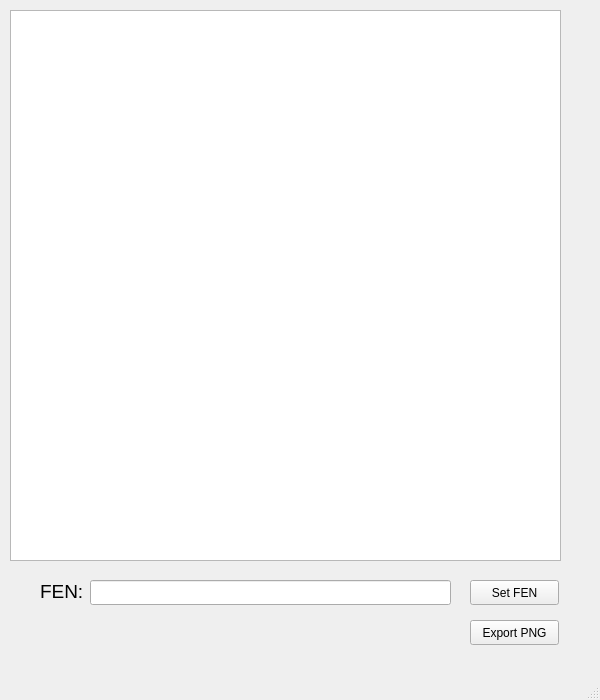
<?xml version="1.0" encoding="UTF-8"?>
<ui version="4.0">
 <class>MainWindow</class>
 <widget class="QMainWindow" name="MainWindow">
  <property name="geometry">
   <rect>
    <x>0</x>
    <y>0</y>
    <width>600</width>
    <height>700</height>
   </rect>
  </property>
  <property name="minimumSize">
   <size>
    <width>600</width>
    <height>700</height>
   </size>
  </property>
  <property name="maximumSize">
   <size>
    <width>600</width>
    <height>700</height>
   </size>
  </property>
  <property name="windowTitle">
   <string>MainWindow</string>
  </property>
  <widget class="QWidget" name="centralwidget">
   <widget class="QLabel" name="label">
    <property name="geometry">
     <rect>
      <x>40</x>
      <y>581</y>
      <width>51</width>
      <height>20</height>
     </rect>
    </property>
    <property name="font">
     <font>
      <pointsize>14</pointsize>
     </font>
    </property>
    <property name="text">
     <string>FEN:</string>
    </property>
   </widget>
   <widget class="QLineEdit" name="lineEdit">
    <property name="geometry">
     <rect>
      <x>90</x>
      <y>580</y>
      <width>361</width>
      <height>25</height>
     </rect>
    </property>
   </widget>
   <widget class="QPushButton" name="pushButton">
    <property name="geometry">
     <rect>
      <x>470</x>
      <y>620</y>
      <width>89</width>
      <height>25</height>
     </rect>
    </property>
    <property name="text">
     <string>Export PNG</string>
    </property>
   </widget>
   <widget class="QPushButton" name="pushButton_2">
    <property name="geometry">
     <rect>
      <x>470</x>
      <y>580</y>
      <width>89</width>
      <height>25</height>
     </rect>
    </property>
    <property name="text">
     <string>Set FEN</string>
    </property>
   </widget>
   <widget class="QGraphicsView" name="graphicsView">
    <property name="geometry">
     <rect>
      <x>10</x>
      <y>10</y>
      <width>551</width>
      <height>551</height>
     </rect>
    </property>
   </widget>
  </widget>
  <widget class="QMenuBar" name="menubar">
   <property name="geometry">
    <rect>
     <x>0</x>
     <y>0</y>
     <width>600</width>
     <height>22</height>
    </rect>
   </property>
  </widget>
  <widget class="QStatusBar" name="statusbar"/>
 </widget>
 <resources/>
 <connections/>
</ui>
